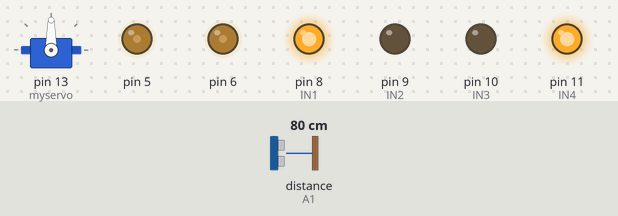
The sketch below on a simulated Arduino Uno, built with avr-gcc and run on an emulated ATmega328P. Parts: servo, output pins drawn as LEDs (lit = HIGH). The inputs (shaded band) are chosen by the test bench; at power-on: distance to the obstacle (sensor on A1) 80 cm. The echo pulse lasts 58.3 µs per cm; what the sketch prints to the serial monitor is not drawn.

Above: at 1.2 s.
1.3 s: distance to the obstacle (sensor on A1) set to 38 cm
2.8 s: distance to the obstacle (sensor on A1) set to 31 cm
At 4.8 s:
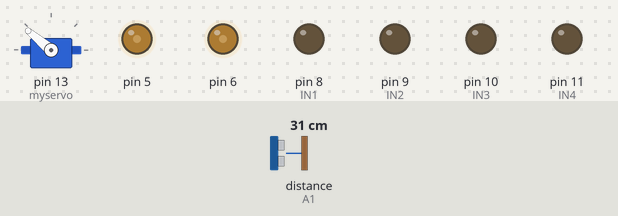
5.8 s: distance to the obstacle (sensor on A1) set to 33 cm
At 8.61 s:
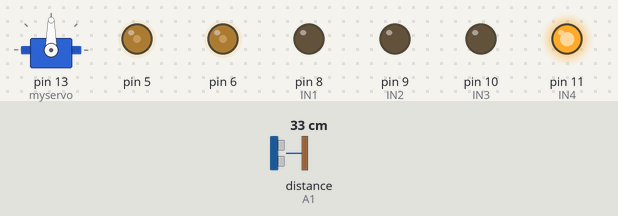
8.8 s: distance to the obstacle (sensor on A1) set to 250 cm
At 9.6 s:
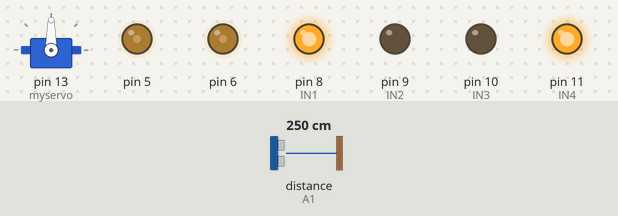
10.3 s: distance to the obstacle (sensor on A1) set to 2 cm
At 13.9 s:
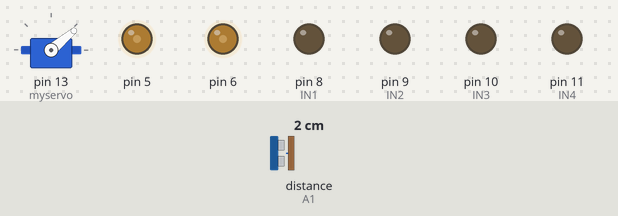
Timing chart, 0 to 17.3 s (numbered marks = the images above; inputs shaded):
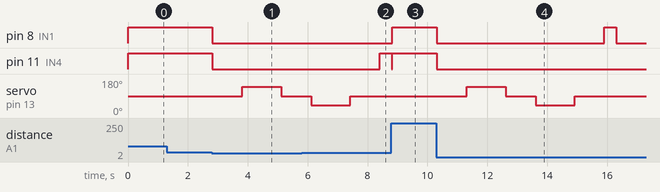

The sketch:

sketch_oct30a.ino
```cpp
#include <Servo.h>
Servo myservo;
#define IN1 8
#define IN2 9
#define IN3 10
#define IN4 11

#include <NewPing.h>
NewPing sonar(A0, A1, 200);

void setup() {

  Serial.begin(9600);
  Serial.print("System is started..............");

  pinMode(IN1, OUTPUT);
  pinMode(IN2, OUTPUT);
  pinMode(IN3, OUTPUT);
  pinMode(IN4, OUTPUT);
  pinMode(5, OUTPUT);
  pinMode(6, OUTPUT);
  analogWrite(5, 75);
  analogWrite(6, 75);

  myservo.attach(13);
  myservo.write(90);

  pinMode(A0, OUTPUT); //trig pin here
  pinMode(A1, INPUT); //echo pin here
}

void loop()
{
  int distanceL = 0;
  int distanceR = 0;

  int distance = readcm();
  Serial.print(distance);
  Serial.println("cm");
//  delay(1000);
  if (distance <= 35)
  {
    stop();
    delay(1000);

    distanceL = lookLeft();
    Serial.println("My left value is");
    Serial.print(distanceL);
    delay(1000);
    distanceR = lookRight();
    Serial.println("My Right value is");
    Serial.print(distanceR);
    delay(1000);
    if (distanceL >= distanceR)
    {
      left();
      delay(400);
      stop();
    }
    else
    {
      right();
      delay(400);
      stop();
    }
  }
  else
  {
    forward();
  }


}

int lookLeft()
{
  myservo.write(140);
  delay(500);
  int cm = readcm();
  delay(800);
  myservo.write(90);
  return cm;
  delay(800);
}
int lookRight()
{
  myservo.write(40);
  delay(500);
  int cm = readcm();
  delay(800);
  myservo.write(90);
  return cm;
  delay(800);
}
int readcm() {
  //  delay(70);
  int cm = sonar.ping_cm();
  if (cm == 0)
  {
    cm = 190;
  }
  return cm;
}
void forward()
{
  digitalWrite(IN1, HIGH);
  digitalWrite(IN2, LOW);
  digitalWrite(IN4, HIGH);
  digitalWrite(IN3, LOW);
}

void reverse()
{
  digitalWrite(IN1, LOW);
  digitalWrite(IN2, HIGH);
  digitalWrite(IN4, LOW);
  digitalWrite(IN3, HIGH);
}

void left()
{
  digitalWrite(IN1, HIGH);
  digitalWrite(IN2, LOW);
  digitalWrite(IN4, LOW);
  digitalWrite(IN3, LOW);
}

void right()
{
  digitalWrite(IN1, LOW);
  digitalWrite(IN2, LOW);
  digitalWrite(IN4, HIGH);
  digitalWrite(IN3, LOW);
}

void stop()
{
  digitalWrite(IN1, LOW);
  digitalWrite(IN2, LOW);
  digitalWrite(IN3, LOW);
  digitalWrite(IN4, LOW);
}
```

Measured:
- the behaviour switches between 36 and 35 cm on distance to the obstacle (sensor on A1) (found by bisection; images 0 and 1)
- the behaviour switches between 31 and 32 cm on distance to the obstacle (sensor on A1) (found by bisection; images 1 and 2)
- after the input at 1.3 s, every drawn part: stays the same
- after the input at 2.8 s, pin 8 (IN1), pin 11 (IN4): HIGH → LOW at once; servo on pin 13 (myservo): 90° → 140° after 1.0 s, → 90° 1.3 s later
- after the input at 5.8 s, pin 8 (IN1): stays LOW (without the input it goes to HIGH after 2.6 s); pin 11 (IN4): LOW → HIGH after 2.6 s
- after the input at 8.8 s, pin 8 (IN1): LOW → HIGH at once; servo on pin 13 (myservo): stays 90° (without the input it goes to 140° after 1.0 s)
- after the input at 10.3 s, pin 8 (IN1): HIGH → LOW at once, → HIGH 5.6 s later, → LOW 0.40 s later; pin 11 (IN4): HIGH → LOW at once; servo on pin 13 (myservo): 90° → 140° after 1.0 s, → 90° 1.3 s later, → 40° 1.0 s later, → 90° 1.3 s later
